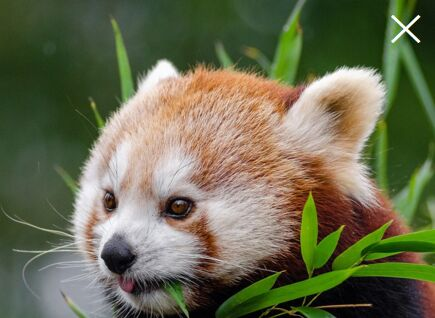
#> input picture gui/ok.jpg, 435 x 318 px, given in place of out.png, which was not available
$ python backRem-1.5.py
#> lines starting #> are read from the running program, lines starting #| are printed output that depends on the picture; pictures that were not available may be replaced by others from this repository, and a replacement may not be noted
"""
Background Remover
==================
Function to remove backgrounds which fit user input criteria from pictures

- Saves files as .png for transparency
- Can be modified to remove black or white backgrounds with a user input tolerance
- Can also be modified to remove picture and leave white background

- Created by tlee753
- Last Modified 10/14/17
- Version 1.5
"""

# import required methods from libraries
from PIL import Image
from numpy import array

def backRem():
    # asks user to input file name
    inputFile = raw_input("Please type file name string without quotations.\n> ")
#> the answer given: out.png

    # continue to loop until proper file name is given
    proper = False
    while not proper:
        try:
            # opens image and converts to Red, Green, Blue, Alpha interpretation
            image = Image.open(inputFile)
#> image is the input picture: PIL image 435x318 RGB; mean R, G, B 106.7, 108.4, 80.7
            image = image.convert('RGBA')
#> image: PIL image 435x318 RGBA
            print("Image successfully loaded.\n")
            proper = True

        except IOError as error:
            # errors if the input is not an image file
            print ("Unable to load file. Please check to make sure file exists and is spelled correctly.\n")
            print ("=" * 50)
            print ("Error Arguments: " + str(error.args))
            print ("=" * 50)

    # converts the image into four interconnected arrays of RGBA values ranging from 0 to 255
    data = array(image)

    # splits the four layers of the array into separate single layered arrays
    [red, green, blue, alpha] = data.T
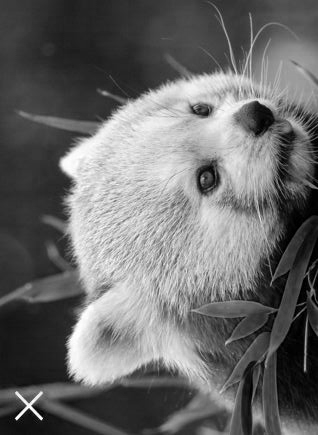
#> red: shape (435, 318); min 0, max 255, mean 106.7
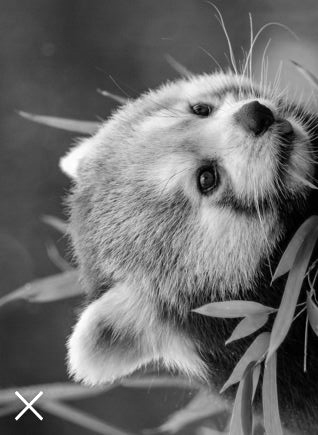
#> green: shape (435, 318); min 0, max 255, mean 108.4
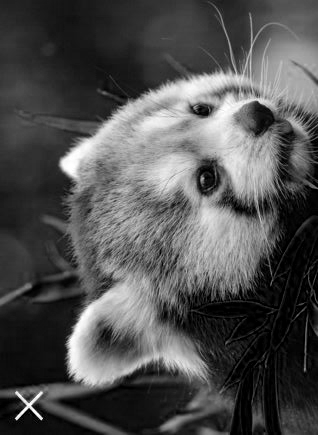
#> blue: shape (435, 318); min 0, max 255, mean 80.7
#> alpha: shape (435, 318); every value is 255

    proper = False
    while not proper:
        try:
            # creates an option for removing pixels above or below the user specified values
            maskInput = raw_input("Would you like to remove RGB pixels with values above mask? Default is yes/above to remove white background.\n> ")

            # adjusts the user input for easier response comparison
            maskInput = maskInput.lower().strip()

            # sets the mask boolean to above or below depending on the user input
            if (maskInput in ["above", "a", "yes", "y", "up", "u", ""]):
                maskBool = True
                print("Removing pixels above user values.\n")
                proper = True
            elif (maskInput in  ["below", "b", "no", "n", "down", "d"]):
                maskBool = False
                print("Removing pixels below user values.\n")
                proper = True
            else:
                raise ValueError("User input is not an available option.")

        except ValueError as error:
            # errors if the user input is not a valid option
            print("\nPlease input \"above\" or \"below\" for mask option.\n")
            print("=" * 50)
            print("Error Arguments: " + str(error.args))
            print("=" * 50 + "\n")
#> this loop made 1 pass; the answer given on pass 1: y

    # continue to loop and request user input until proper values are provided
    proper = False
    while not proper:
        try:
            # asks the user for values to mask the background with
            redValue = raw_input("Value of red for mask. (Default: 240) > ")
            greenValue = raw_input("Value of green for mask. (Default: 240) > ")
            blueValue = raw_input("Value of blue for mask. (Default: 240) > ")
            alphaValue = raw_input("Value of alpha for mask. Always removes values above user input. (Default: 255) > ")

            # default values if none specified
            if redValue == "":
                redValue = 240
            if greenValue == "":
                greenValue = 240
            if blueValue == "":
                blueValue = 240
            if alphaValue == "":
                alphaValue = 255

            # converts user input to type int
            redValue = int(redValue)
            greenValue = int(greenValue)
            blueValue = int(blueValue)
            alphaValue = int(alphaValue)

            # check to see if values are within range 0 - 255
            if (redValue < 0 or redValue > 255 or greenValue < 0 or greenValue > 255 or blueValue < 0 or blueValue > 255 or alphaValue < 0 or alphaValue > 255):
                raise ValueError("User input is not within specified integer value range between 0 and 255.")
            else:
                proper = True

        except ValueError as error:
            # errors if the values are not integers between 0 and 255
            print("\nPlease input integer values between 0 and 255 for mask.\n")
            print("=" * 50)
            print("Error Arguments: " + str(error.args))
            print("=" * 50 + "\n")

        except AttributeError as error:
            print("\nAttriute Error\n")
            print("=" * 50)
            print("Error Arguments: " + str(error.args))
            print("=" * 50 + "\n")

    # creates a mask for pixels that fit user defined parameters
    if maskBool:
        mask = (red >= redValue) & (green >= greenValue) & (blue >= blueValue) & (alpha >= alphaValue)
    else:
        mask = (red <= redValue) & (green <= greenValue) & (blue <= blueValue) & (alpha >= alphaValue)

    # alters pixels included in the mask to be transparent
    data[mask.T] = (0, 0, 0, 0)

    # converts four interconnected arrays back into image interpretation
    image = Image.fromarray(data)

    try:
        # creates a new file name based on the input and saves the edited image under that name
        outputFile = inputFile[0:len(inputFile)-4] + "_edited.png"
        image.save(outputFile)

        # prints confirmation of successful conversion for user
        print("\nConversion complete. File saved as \"" + outputFile + "\".\n")

    except Exception as error:
        # error message if image conversion fails
        print("Conversion failed. Please check inputs and then contact administrator.")
        print("=" * 50)
        print("Error Arguments: " + str(error.args))
        print("=" * 50 + "\n")

# function call
#> (the run stopped early here; a loop or call above may not have finished)
